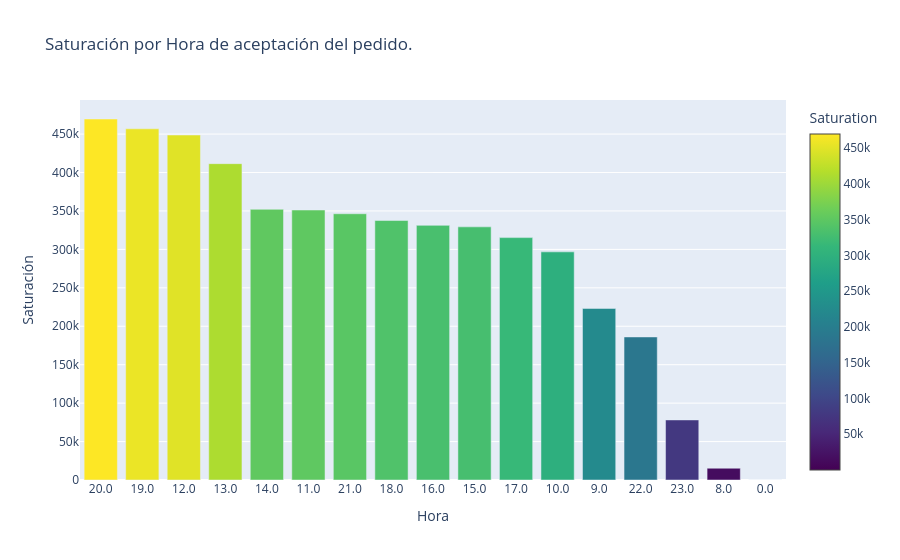

This figure's notebook cell:
### Code cell
df_grouped = (
    copy_set.groupby(by='hour_courier_started')['saturation']
      .sum()
      .to_frame('saturacion')
      .sort_values(by='saturacion', ascending=False)
)

fig = go.Figure(
    data=[
        go.Bar(
            x=df_grouped.index.astype(str), 
            y=df_grouped['saturacion'],
            marker=dict(
                color=df_grouped['saturacion'],
                colorscale='Viridis',
                colorbar=dict(title='Saturation')
            )
        )
    ]
)

fig.update_layout(
    title='Saturación por Hora de aceptación del pedido.',
    xaxis_title='Hora',
    yaxis_title='Saturación',
)

fig.show()

### Figure 1 — Plotly figure (JSON) as saved in the notebook; plotly's stock layout.template omitted (floating-point values rounded to 4 significant figures)
{"data": [{"marker": {"color": [469625, 456820, 448778, 411517, 352135, 351207, 346349, 337563, 331263, 329306, 315325, 296788, 223192, 186096, 78151, 15328, 105], "colorbar": {"title": {"text": "Saturation"}}, "colorscale": [[0, "#440154"], [0.1111, "#482878"], [0.2222, "#3e4989"], [0.3333, "#31688e"], [0.4444, "#26828e"], [0.5556, "#1f9e89"], [0.6667, "#35b779"], [0.7778, "#6ece58"], [0.8889, "#b5de2b"], [1, "#fde725"]]}, "type": "bar", "x": ["20.0", "19.0", "12.0", "13.0", "14.0", "11.0", "21.0", "18.0", "16.0", "15.0", "17.0", "10.0", "9.0", "22.0", "23.0", "8.0", "0.0"], "y": [469625, 456820, 448778, 411517, 352135, 351207, 346349, 337563, 331263, 329306, 315325, 296788, 223192, 186096, 78151, 15328, 105]}], "layout": {"title": {"text": "Saturación por Hora de aceptación del pedido."}, "xaxis": {"title": {"text": "Hora"}}, "yaxis": {"title": {"text": "Saturación"}}}}
